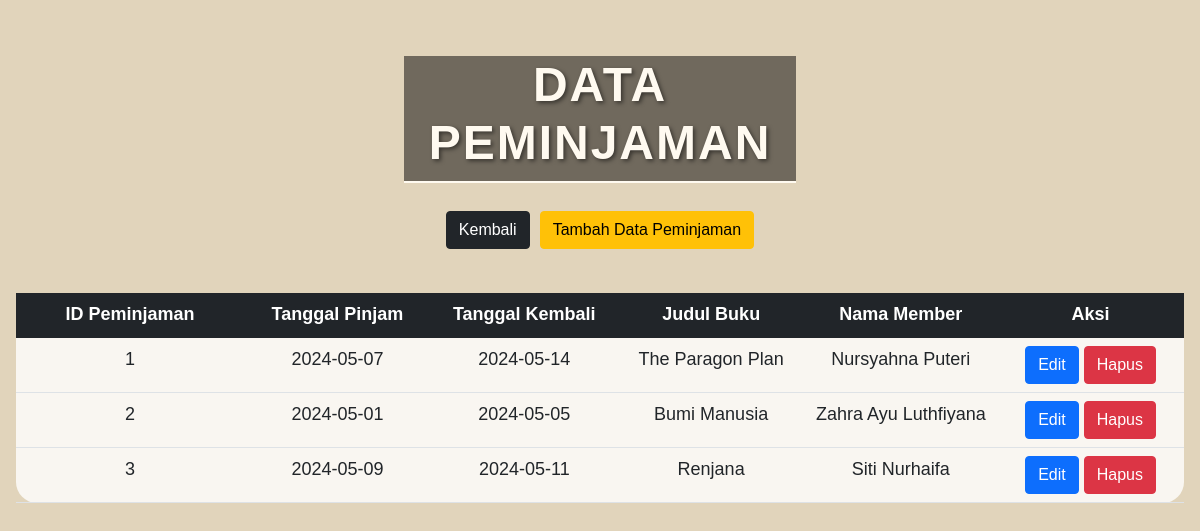
The app's page /Peminjaman.php with its own data.
### tables this page shows
CREATE TABLE `peminjaman` (
  `id_peminjaman` int(11) NOT NULL,
  `tgl_pinjam` date NOT NULL,
  `tgl_kembali` date NOT NULL,
  `id_buku` int(11) NOT NULL,
  `id_member` int(11) NOT NULL
);

CREATE TABLE `buku` (
  `id_buku` int(11) NOT NULL,
  `judul_buku` varchar(500) NOT NULL,
  `penulis` varchar(500) NOT NULL,
  `penerbit` varchar(250) NOT NULL,
  `tahun_terbit` int(11) NOT NULL
);

CREATE TABLE `member` (
  `id_member` int(11) NOT NULL,
  `nama_member` varchar(250) NOT NULL,
  `nomor_member` varchar(15) NOT NULL,
  `alamat` text NOT NULL,
  `tgl_mendaftar` date NOT NULL,
  `tgl_terakhir_bayar` date NOT NULL
);

### Peminjaman.php (the view, shortened to what this page needs)
<?php
require "Koneksi.php";
require 'Model.php';
$result = getPeminjaman($conn);
$dataMember = getMember($conn);
$dataBuku = getBuku($conn);
?>
<!DOCTYPE html>
<html lang="en">
<head>
    <link href="https://cdn.jsdelivr.net/npm/bootstrap@5.1.3/dist/css/bootstrap.min.css" rel="stylesheet"
>
</head>
<body class="p-3" style="background-color: #E1D4BB;">
    <h2>
        <center><h1>Data Peminjaman</h1></center>
    </h2>
    <div class="buttons-container">
        <a href="index.php"><button class="btn btn-dark mb-4">Kembali</button></a>
        <a href="FormPeminjaman.php"><button class="btn btn-warning mb-1">Tambah Data Peminjaman</button></a>
    </div>
    <table class="table">
        <thead class="table-dark">
            <tr>
                <th class="text-center">ID Peminjaman</th>
                <th class="text-center">Tanggal Pinjam</th>
                <th class="text-center">Tanggal Kembali</th>
                <th class="text-center">Judul Buku</th>
                <th class="text-center">Nama Member</th>
                <th class="text-center">Aksi</th>
            </tr>
        </thead>
        <tbody>
        <?php
        foreach ($result as $hasil) {
            echo "<tr>";
            echo "<td>" . $hasil["id_peminjaman"] . "</td>";
            echo "<td>" . $hasil["tgl_pinjam"] . "</td>";
            echo "<td>" . $hasil["tgl_kembali"] . "</td>";
            $judulBuku = '';
            foreach ($dataBuku as $temp) {
                if ($hasil['id_buku'] == $temp['id_buku']) {
                    $judulBuku = $temp['judul_buku'];
                    break;
                }
            }
            echo "<td>" . $judulBuku . "</td>";
            $namaMember = '';
            foreach ($dataMember as $temp) {
                if ($hasil['id_member'] == $temp['id_member']) {
                    $namaMember = $temp['nama_member'];
                    break;
                }
            }
            echo "<td>" . $namaMember . "</td>";
            echo "<td>";
            echo "<a class='btn btn-primary' href='FormPeminjaman.php?id_peminjaman=" . $hasil['id_peminjaman'] . "'>Edit</a>";
            echo "<a class='btn btn-danger' href='Peminjaman.php?id_peminjaman=" . $hasil['id_peminjaman'] . "' onclick=\"return confirm('Yakin Ingin Dihapus?')\">Hapus</a>";
            echo "</td>";
            echo "</tr>";
        }
        ?>
        </tbody>
    </table>
</body>
</html>

### Peminjaman.php (style rules this page uses)
body { background-image: url('library_page.jpg'); background-size: cover; background-position: center; color: #ffffff; font-family: Arial, sans-serif; margin: 0; display: flex; flex-direction: column; align-items: center; justify-content: center; overflow: auto; }
.buttons-container { display: flex; justify-content: flex-end; margin-bottom: 20px; }
.buttons-container a:first-child { margin-right: 10px; }
table, tr, td { border-collapse: collapse; border-radius: 21px; padding: 20px; font-size: 18px; }
table { width: max-content; border-radius: 21px; background: rgba(255, 255, 255, 0.8); color: black; }
td { width: 100px; text-align: center; }
button { display: inline-block; border-radius: 10px; border: 1px solid #03045e; position: relative; overflow: hidden; transition: all 0.5s ease-in; z-index: 1; }
button::before, button::after { content: ''; position: absolute; top: 0; width: 0; height: 100%; transform: skew(15deg); transition: all 0.5s; overflow: hidden; z-index: -1; }
button::before { left: -10px; background: #537188; }
button::after { right: -10px; background: #537188; }
h1 { font-size: 48px; margin: 40px auto 20px; color: #FFFAF0; text-transform: uppercase; letter-spacing: 2px; font-weight: bold; text-shadow: 2px 2px 4px rgba(0, 0, 0, 0.5); animation: fadeInDown 1s ease-in-out, scaleIn 1s ease-in-out; border-bottom: 2px solid #FFFAF0; padding-bottom: 10px; background-color: rgba(0, 0, 0, 0.5); width: 80%; text-align: center; }

### records on screen
peminjaman: id_peminjaman "1", tgl_pinjam "2024-05-07", tgl_kembali "2024-05-14", id_buku.judul_buku "The Paragon Plan", id_member.nama_member "Nursyahna Puteri"
peminjaman: id_peminjaman "2", tgl_pinjam "2024-05-01", tgl_kembali "2024-05-05", id_buku.judul_buku "Bumi Manusia", id_member.nama_member "Zahra Ayu Luthfiyana"
peminjaman: id_peminjaman "3", tgl_pinjam "2024-05-09", tgl_kembali "2024-05-11", id_buku.judul_buku "Renjana", id_member.nama_member "Siti Nurhaifa"
